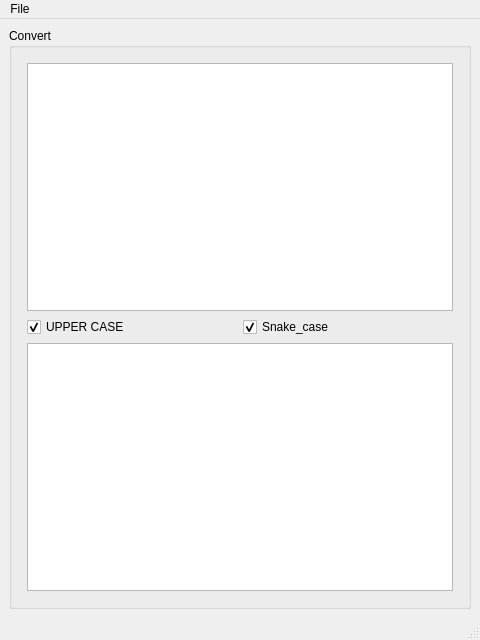
<?xml version="1.0" encoding="UTF-8"?>
<ui version="4.0">
 <class>Main_window</class>
 <widget class="QMainWindow" name="Main_window">
  <property name="geometry">
   <rect>
    <x>0</x>
    <y>0</y>
    <width>480</width>
    <height>640</height>
   </rect>
  </property>
  <property name="font">
   <font>
    <family>Arial</family>
   </font>
  </property>
  <property name="windowTitle">
   <string>Case Converter</string>
  </property>
  <widget class="QWidget" name="central_widget">
   <layout class="QVBoxLayout" name="verticalLayout_3">
    <item>
     <widget class="QGroupBox" name="convert_groupBox">
      <property name="title">
       <string>Convert</string>
      </property>
      <layout class="QVBoxLayout" name="verticalLayout_2">
       <item>
        <layout class="QVBoxLayout" name="verticalLayout">
         <property name="leftMargin">
          <number>6</number>
         </property>
         <property name="topMargin">
          <number>6</number>
         </property>
         <property name="rightMargin">
          <number>6</number>
         </property>
         <property name="bottomMargin">
          <number>6</number>
         </property>
         <item>
          <widget class="QTextEdit" name="input_textEdit">
           <property name="font">
            <font>
             <family>Arial</family>
             <pointsize>10</pointsize>
            </font>
           </property>
          </widget>
         </item>
         <item>
          <layout class="QHBoxLayout" name="horizontalLayout">
           <item>
            <widget class="QCheckBox" name="upper_checkBox">
             <property name="enabled">
              <bool>true</bool>
             </property>
             <property name="text">
              <string>UPPER CASE</string>
             </property>
             <property name="checked">
              <bool>true</bool>
             </property>
            </widget>
           </item>
           <item>
            <widget class="QCheckBox" name="snake_checkBox">
             <property name="enabled">
              <bool>true</bool>
             </property>
             <property name="font">
              <font>
               <family>Arial</family>
               <bold>false</bold>
              </font>
             </property>
             <property name="text">
              <string>Snake_case</string>
             </property>
             <property name="checked">
              <bool>true</bool>
             </property>
            </widget>
           </item>
          </layout>
         </item>
         <item>
          <widget class="QTextBrowser" name="output_textBrowser">
           <property name="font">
            <font>
             <family>Arial</family>
             <pointsize>10</pointsize>
            </font>
           </property>
          </widget>
         </item>
        </layout>
       </item>
      </layout>
     </widget>
    </item>
   </layout>
  </widget>
  <widget class="QMenuBar" name="menubar">
   <property name="geometry">
    <rect>
     <x>0</x>
     <y>0</y>
     <width>480</width>
     <height>20</height>
    </rect>
   </property>
   <widget class="QMenu" name="menuFile">
    <property name="title">
     <string>File</string>
    </property>
    <addaction name="about_action"/>
   </widget>
   <addaction name="menuFile"/>
  </widget>
  <widget class="QStatusBar" name="statusbar"/>
  <action name="about_action">
   <property name="text">
    <string>About</string>
   </property>
   <property name="font">
    <font>
     <family>Arial</family>
    </font>
   </property>
  </action>
 </widget>
 <resources/>
 <connections/>
</ui>
